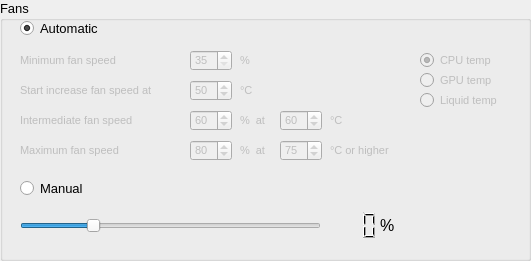
       <widget class="QGroupBox" name="groupBoxConfigKrakenFans">
        <property name="geometry">
         <rect>
          <x>10</x>
          <y>110</y>
          <width>531</width>
          <height>261</height>
         </rect>
        </property>
        <property name="font">
         <font>
          <pointsize>10</pointsize>
          <weight>50</weight>
          <bold>false</bold>
         </font>
        </property>
        <property name="title">
         <string>Fans</string>
        </property>
        <property name="flat">
         <bool>false</bool>
        </property>
        <property name="checkable">
         <bool>false</bool>
        </property>
        <widget class="QRadioButton" name="radioKrakenFanModeAuto">
         <property name="geometry">
          <rect>
           <x>20</x>
           <y>20</y>
           <width>82</width>
           <height>17</height>
          </rect>
         </property>
         <property name="text">
          <string>Automatic</string>
         </property>
         <property name="checked">
          <bool>true</bool>
         </property>
         <attribute name="buttonGroup">
          <string notr="true">buttonGroupKrakenFanMode</string>
         </attribute>
        </widget>
        <widget class="QRadioButton" name="radioKrakenFanModeFixed">
         <property name="geometry">
          <rect>
           <x>20</x>
           <y>180</y>
           <width>82</width>
           <height>17</height>
          </rect>
         </property>
         <property name="text">
          <string>Manual</string>
         </property>
         <attribute name="buttonGroup">
          <string notr="true">buttonGroupKrakenFanMode</string>
         </attribute>
        </widget>
        <widget class="QFrame" name="frameKrakenFanConfigAuto">
         <property name="enabled">
          <bool>false</bool>
         </property>
         <property name="geometry">
          <rect>
           <x>10</x>
           <y>40</y>
           <width>511</width>
           <height>131</height>
          </rect>
         </property>
         <property name="frameShape">
          <enum>QFrame::NoFrame</enum>
         </property>
         <property name="frameShadow">
          <enum>QFrame::Raised</enum>
         </property>
         <widget class="QLabel" name="label_24">
          <property name="geometry">
           <rect>
            <x>10</x>
            <y>100</y>
            <width>151</width>
            <height>21</height>
           </rect>
          </property>
          <property name="font">
           <font>
            <pointsize>8</pointsize>
           </font>
          </property>
          <property name="text">
           <string>Maximum fan speed </string>
          </property>
         </widget>
         <widget class="QLabel" name="label_22">
          <property name="geometry">
           <rect>
            <x>230</x>
            <y>40</y>
            <width>111</width>
            <height>21</height>
           </rect>
          </property>
          <property name="font">
           <font>
            <pointsize>8</pointsize>
           </font>
          </property>
          <property name="text">
           <string>°C</string>
          </property>
         </widget>
         <widget class="QSpinBox" name="spinBoxIntermediateSpeedKrakenFans">
          <property name="geometry">
           <rect>
            <x>180</x>
            <y>70</y>
            <width>42</width>
            <height>21</height>
           </rect>
          </property>
          <property name="font">
           <font>
            <pointsize>8</pointsize>
           </font>
          </property>
          <property name="maximum">
           <number>100</number>
          </property>
          <property name="singleStep">
           <number>1</number>
          </property>
          <property name="value">
           <number>60</number>
          </property>
         </widget>
         <widget class="QLabel" name="label_18">
          <property name="geometry">
           <rect>
            <x>10</x>
            <y>40</y>
            <width>241</width>
            <height>21</height>
           </rect>
          </property>
          <property name="font">
           <font>
            <pointsize>8</pointsize>
           </font>
          </property>
          <property name="text">
           <string>Start increase fan speed at </string>
          </property>
         </widget>
         <widget class="QLabel" name="label_14">
          <property name="geometry">
           <rect>
            <x>10</x>
            <y>10</y>
            <width>151</width>
            <height>21</height>
           </rect>
          </property>
          <property name="font">
           <font>
            <pointsize>8</pointsize>
           </font>
          </property>
          <property name="text">
           <string>Minimum fan speed</string>
          </property>
         </widget>
         <widget class="QLabel" name="label_19">
          <property name="geometry">
           <rect>
            <x>230</x>
            <y>70</y>
            <width>31</width>
            <height>21</height>
           </rect>
          </property>
          <property name="font">
           <font>
            <pointsize>8</pointsize>
           </font>
          </property>
          <property name="text">
           <string>%  at</string>
          </property>
         </widget>
         <widget class="QLabel" name="label_23">
          <property name="geometry">
           <rect>
            <x>230</x>
            <y>10</y>
            <width>111</width>
            <height>21</height>
           </rect>
          </property>
          <property name="font">
           <font>
            <pointsize>8</pointsize>
           </font>
          </property>
          <property name="text">
           <string>%</string>
          </property>
         </widget>
         <widget class="QLabel" name="label_20">
          <property name="geometry">
           <rect>
            <x>10</x>
            <y>70</y>
            <width>151</width>
            <height>21</height>
           </rect>
          </property>
          <property name="font">
           <font>
            <pointsize>8</pointsize>
           </font>
          </property>
          <property name="text">
           <string>Intermediate fan speed </string>
          </property>
         </widget>
         <widget class="QRadioButton" name="radioButtonCPUKrakenFans">
          <property name="geometry">
           <rect>
            <x>410</x>
            <y>10</y>
            <width>95</width>
            <height>20</height>
           </rect>
          </property>
          <property name="font">
           <font>
            <pointsize>8</pointsize>
           </font>
          </property>
          <property name="text">
           <string>CPU temp</string>
          </property>
          <property name="checked">
           <bool>true</bool>
          </property>
         </widget>
         <widget class="QSpinBox" name="spinBoxIntermediateTempKrakenFans">
          <property name="geometry">
           <rect>
            <x>270</x>
            <y>70</y>
            <width>42</width>
            <height>21</height>
           </rect>
          </property>
          <property name="font">
           <font>
            <pointsize>8</pointsize>
           </font>
          </property>
          <property name="maximum">
           <number>100</number>
          </property>
          <property name="singleStep">
           <number>1</number>
          </property>
          <property name="value">
           <number>60</number>
          </property>
         </widget>
         <widget class="QSpinBox" name="spinBoxMaxSpeedKrakenFans">
          <property name="geometry">
           <rect>
            <x>180</x>
            <y>100</y>
            <width>42</width>
            <height>21</height>
           </rect>
          </property>
          <property name="font">
           <font>
            <pointsize>8</pointsize>
           </font>
          </property>
          <property name="maximum">
           <number>100</number>
          </property>
          <property name="singleStep">
           <number>1</number>
          </property>
          <property name="value">
           <number>80</number>
          </property>
         </widget>
         <widget class="QSpinBox" name="spinBoxMaxTempKrakenFans">
          <property name="geometry">
           <rect>
            <x>270</x>
            <y>100</y>
            <width>42</width>
            <height>21</height>
           </rect>
          </property>
          <property name="font">
           <font>
            <pointsize>8</pointsize>
           </font>
          </property>
          <property name="maximum">
           <number>100</number>
          </property>
          <property name="singleStep">
           <number>1</number>
          </property>
          <property name="value">
           <number>75</number>
          </property>
         </widget>
         <widget class="QSpinBox" name="spinBoxStartIncreaseSpeedKrakenFans">
          <property name="geometry">
           <rect>
            <x>180</x>
            <y>40</y>
            <width>42</width>
            <height>21</height>
           </rect>
          </property>
          <property name="font">
           <font>
            <pointsize>8</pointsize>
           </font>
          </property>
          <property name="maximum">
           <number>100</number>
          </property>
          <property name="singleStep">
           <number>1</number>
          </property>
          <property name="value">
           <number>50</number>
          </property>
         </widget>
         <widget class="QLabel" name="label_21">
          <property name="geometry">
           <rect>
            <x>320</x>
            <y>70</y>
            <width>111</width>
            <height>21</height>
           </rect>
          </property>
          <property name="font">
           <font>
            <pointsize>8</pointsize>
           </font>
          </property>
          <property name="text">
           <string>°C</string>
          </property>
         </widget>
         <widget class="QLabel" name="label_26">
          <property name="geometry">
           <rect>
            <x>320</x>
            <y>100</y>
            <width>111</width>
            <height>21</height>
           </rect>
          </property>
          <property name="font">
           <font>
            <pointsize>8</pointsize>
           </font>
          </property>
          <property name="text">
           <string>°C or higher</string>
          </property>
         </widget>
         <widget class="QSpinBox" name="spinBoxMinSpeedKrakenFans">
          <property name="geometry">
           <rect>
            <x>180</x>
            <y>10</y>
            <width>42</width>
            <height>21</height>
           </rect>
          </property>
          <property name="font">
           <font>
            <pointsize>8</pointsize>
           </font>
          </property>
          <property name="minimum">
           <number>35</number>
          </property>
          <property name="maximum">
           <number>100</number>
          </property>
          <property name="singleStep">
           <number>1</number>
          </property>
          <property name="value">
           <number>35</number>
          </property>
         </widget>
         <widget class="QRadioButton" name="radioButtonGPUKrakenFans">
          <property name="geometry">
           <rect>
            <x>410</x>
            <y>30</y>
            <width>95</width>
            <height>20</height>
           </rect>
          </property>
          <property name="font">
           <font>
            <pointsize>8</pointsize>
           </font>
          </property>
          <property name="text">
           <string>GPU temp</string>
          </property>
         </widget>
         <widget class="QLabel" name="label_25">
          <property name="geometry">
           <rect>
            <x>230</x>
            <y>100</y>
            <width>31</width>
            <height>21</height>
           </rect>
          </property>
          <property name="font">
           <font>
            <pointsize>8</pointsize>
           </font>
          </property>
          <property name="text">
           <string>%  at</string>
          </property>
         </widget>
         <widget class="QRadioButton" name="radioButtonLiquidKrakenFans">
          <property name="geometry">
           <rect>
            <x>410</x>
            <y>50</y>
            <width>95</width>
            <height>20</height>
           </rect>
          </property>
          <property name="font">
           <font>
            <pointsize>8</pointsize>
           </font>
          </property>
          <property name="text">
           <string>Liquid temp</string>
          </property>
         </widget>
        </widget>
        <widget class="QFrame" name="frameKrakenFanConfigFixed">
         <property name="geometry">
          <rect>
           <x>10</x>
           <y>200</y>
           <width>511</width>
           <height>51</height>
          </rect>
         </property>
         <property name="frameShape">
          <enum>QFrame::NoFrame</enum>
         </property>
         <property name="frameShadow">
          <enum>QFrame::Raised</enum>
         </property>
         <widget class="QSlider" name="horizontalSliderConfigKrakenFanSpeed">
          <property name="geometry">
           <rect>
            <x>10</x>
            <y>10</y>
            <width>301</width>
            <height>31</height>
           </rect>
          </property>
          <property name="minimum">
           <number>35</number>
          </property>
          <property name="maximum">
           <number>100</number>
          </property>
          <property name="singleStep">
           <number>1</number>
          </property>
          <property name="value">
           <number>50</number>
          </property>
          <property name="orientation">
           <enum>Qt::Horizontal</enum>
          </property>
         </widget>
         <widget class="QLCDNumber" name="lcdNumberConfigKrakenFanSpeed">
          <property name="geometry">
           <rect>
            <x>320</x>
            <y>10</y>
            <width>51</width>
            <height>31</height>
           </rect>
          </property>
          <property name="frameShape">
           <enum>QFrame::NoFrame</enum>
          </property>
          <property name="digitCount">
           <number>3</number>
          </property>
         </widget>
         <widget class="QLabel" name="label">
          <property name="geometry">
           <rect>
            <x>370</x>
            <y>10</y>
            <width>21</width>
            <height>31</height>
           </rect>
          </property>
          <property name="font">
           <font>
            <pointsize>12</pointsize>
           </font>
          </property>
          <property name="text">
           <string>%</string>
          </property>
         </widget>
        </widget>
        <zorder>frameKrakenFanConfigFixed</zorder>
        <zorder>frameKrakenFanConfigAuto</zorder>
        <zorder>radioKrakenFanModeAuto</zorder>
        <zorder>radioKrakenFanModeFixed</zorder>
       </widget>
